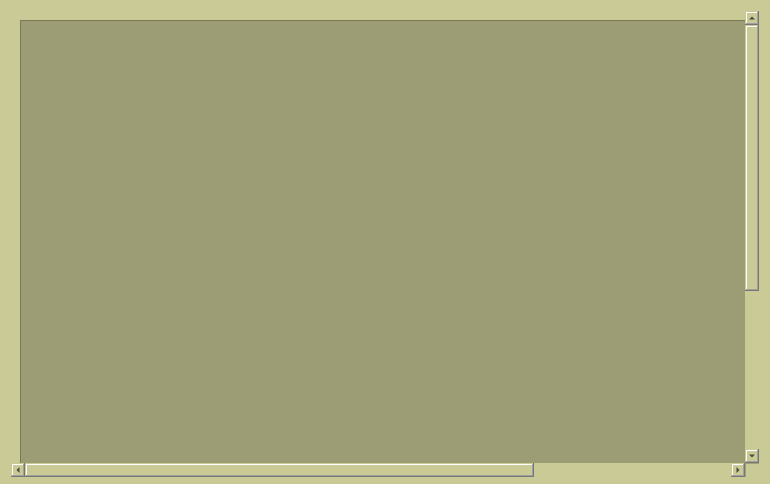
<?xml version="1.0" encoding="UTF-8"?>
<ui version="4.0">
 <class>Form</class>
 <widget class="QWidget" name="Form">
  <property name="geometry">
   <rect>
    <x>0</x>
    <y>0</y>
    <width>770</width>
    <height>484</height>
   </rect>
  </property>
  <property name="minimumSize">
   <size>
    <width>747</width>
    <height>484</height>
   </size>
  </property>
  <property name="windowTitle">
   <string>Form</string>
  </property>
  <property name="styleSheet">
   <string notr="true">background-color: rgb(202, 202, 151);</string>
  </property>
  <layout class="QHBoxLayout" name="horizontalLayout">
   <item>
    <widget class="QScrollArea" name="scrollArea">
     <property name="minimumSize">
      <size>
       <width>729</width>
       <height>466</height>
      </size>
     </property>
     <property name="frameShape">
      <enum>QFrame::Shape::NoFrame</enum>
     </property>
     <property name="frameShadow">
      <enum>QFrame::Shadow::Sunken</enum>
     </property>
     <property name="verticalScrollBarPolicy">
      <enum>Qt::ScrollBarPolicy::ScrollBarAsNeeded</enum>
     </property>
     <property name="widgetResizable">
      <bool>true</bool>
     </property>
     <widget class="QWidget" name="scrollAreaWidgetContents">
      <property name="geometry">
       <rect>
        <x>0</x>
        <y>-264</y>
        <width>1018</width>
        <height>718</height>
       </rect>
      </property>
      <property name="minimumSize">
       <size>
        <width>0</width>
        <height>0</height>
       </size>
      </property>
      <layout class="QVBoxLayout" name="verticalLayout">
       <item>
        <widget class="QFrame" name="frame">
         <property name="minimumSize">
          <size>
           <width>1000</width>
           <height>700</height>
          </size>
         </property>
         <property name="styleSheet">
          <string notr="true">background-color: rgb(157, 157, 117);</string>
         </property>
         <property name="frameShape">
          <enum>QFrame::Shape::StyledPanel</enum>
         </property>
         <property name="frameShadow">
          <enum>QFrame::Shadow::Raised</enum>
         </property>
        </widget>
       </item>
      </layout>
     </widget>
    </widget>
   </item>
  </layout>
 </widget>
 <resources/>
 <connections/>
</ui>
